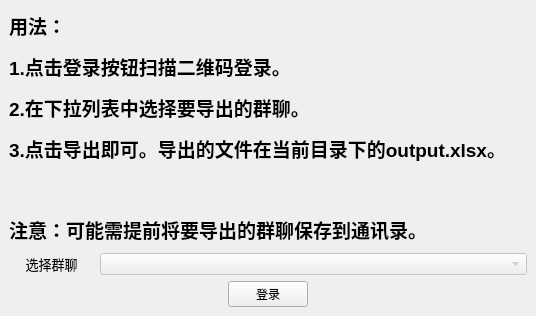
<?xml version="1.0" encoding="UTF-8"?>
<ui version="4.0">
 <class>MainWindow</class>
 <widget class="QMainWindow" name="MainWindow">
  <property name="geometry">
   <rect>
    <x>0</x>
    <y>0</y>
    <width>536</width>
    <height>316</height>
   </rect>
  </property>
  <property name="windowTitle">
   <string>微信群聊成员导出助手</string>
  </property>
  <widget class="QWidget" name="centralwidget">
   <layout class="QVBoxLayout" name="verticalLayout_2">
    <item>
     <layout class="QVBoxLayout" name="verticalLayout" stretch="3,2,1">
      <item>
       <widget class="QLabel" name="description">
        <property name="text">
         <string>&lt;html&gt;&lt;head/&gt;&lt;body&gt;&lt;p&gt;&lt;span style=&quot; font-size:14pt; font-weight:600;&quot;&gt;用法：&lt;/span&gt;&lt;/p&gt;&lt;p&gt;&lt;span style=&quot; font-size:14pt; font-weight:600;&quot;&gt;1.点击登录按钮扫描二维码登录。&lt;/span&gt;&lt;/p&gt;&lt;p&gt;&lt;span style=&quot; font-size:14pt; font-weight:600;&quot;&gt;2.在下拉列表中选择要导出的群聊。&lt;/span&gt;&lt;/p&gt;&lt;p&gt;&lt;span style=&quot; font-size:14pt; font-weight:600;&quot;&gt;3.点击导出即可。导出的文件在当前目录下的output.xlsx。&lt;/span&gt;&lt;/p&gt;&lt;p&gt;&lt;br/&gt;&lt;/p&gt;&lt;p&gt;&lt;span style=&quot; font-size:14pt; font-weight:600;&quot;&gt;注意：可能需提前将要导出的群聊保存到通讯录。&lt;/span&gt;&lt;/p&gt;&lt;/body&gt;&lt;/html&gt;</string>
        </property>
       </widget>
      </item>
      <item>
       <layout class="QHBoxLayout" name="horizontalLayout" stretch="1,5">
        <item>
         <widget class="QLabel" name="chatroom_list_label">
          <property name="text">
           <string>&lt;html&gt;&lt;head/&gt;&lt;body&gt;&lt;p align=&quot;center&quot;&gt;&lt;span style=&quot; font-size:10pt;&quot;&gt;选择群聊&lt;/span&gt;&lt;/p&gt;&lt;/body&gt;&lt;/html&gt;</string>
          </property>
         </widget>
        </item>
        <item>
         <widget class="QComboBox" name="chatroom_list">
          <property name="enabled">
           <bool>false</bool>
          </property>
          <item>
           <property name="text">
            <string/>
           </property>
          </item>
          <item>
           <property name="text">
            <string>COM4</string>
           </property>
          </item>
          <item>
           <property name="text">
            <string>COM5</string>
           </property>
          </item>
          <item>
           <property name="text">
            <string>COM6</string>
           </property>
          </item>
          <item>
           <property name="text">
            <string>COM7</string>
           </property>
          </item>
         </widget>
        </item>
       </layout>
      </item>
      <item>
       <layout class="QHBoxLayout" name="horizontalLayout_2">
        <item>
         <spacer name="horizontalSpacer">
          <property name="orientation">
           <enum>Qt::Horizontal</enum>
          </property>
          <property name="sizeHint" stdset="0">
           <size>
            <width>40</width>
            <height>20</height>
           </size>
          </property>
         </spacer>
        </item>
        <item>
         <widget class="QPushButton" name="button">
          <property name="text">
           <string>登录</string>
          </property>
         </widget>
        </item>
        <item>
         <spacer name="horizontalSpacer_2">
          <property name="orientation">
           <enum>Qt::Horizontal</enum>
          </property>
          <property name="sizeHint" stdset="0">
           <size>
            <width>40</width>
            <height>20</height>
           </size>
          </property>
         </spacer>
        </item>
       </layout>
      </item>
     </layout>
    </item>
   </layout>
  </widget>
 </widget>
 <resources/>
 <connections/>
</ui>
